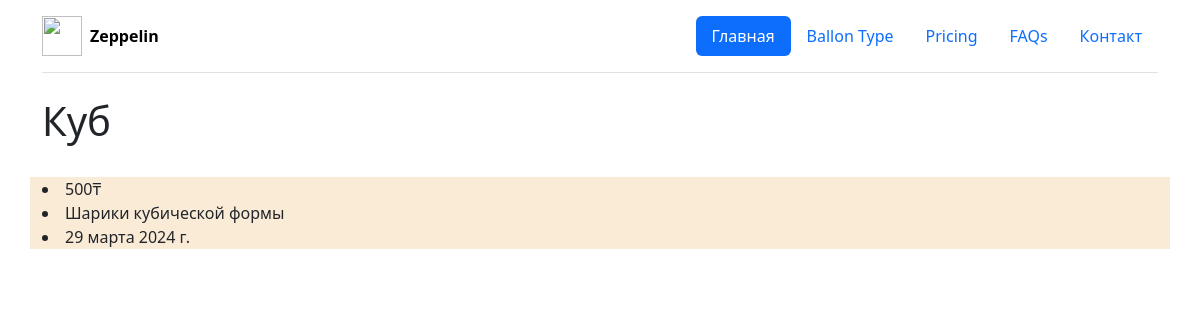
Screenshot of /type-detail/5 with the database file from the repository.
### blog/models.py (models this page shows, shortened)
class BaloonType(models.Model):
    name = models.CharField(
        max_length = 255,
        verbose_name="Название"
    )
    type_price = models.PositiveBigIntegerField(
        default=150,
        verbose_name="Цена типа шарика",
        help_text='Укажите цену для этого типа шарика'
    )
    created_at = models.DateField(
        auto_now_add=True,
        verbose_name = "Дата создания",
        help_text = "Дата и время создания записи"
    )
    description = models.CharField(
        max_length = 700,
        null=True,
        verbose_name="Описание данного типа шариков",
        help_text = "Опишите данный тип шаров"
    )
    class Meta:
        verbose_name="Тип шарика"
        verbose_name_plural = "Тип шариков"
        ordering = ["-created_at"]

### blog/views.py (the view)
# urls.py: path("type-detail/<int:pk>", types_detail, name="type-detail")
def types_detail(request, pk):
    type_ballon = BaloonType.objects.get(id=pk)
    context = {
        'baloon':type_ballon
    }
    return render(request,'type_detail.html', context)

### templates/type_detail.html (shortened to what this page needs)
{% extends 'base.html'%}
{% block content %}
<div class="container">
    <h1>{{baloon.name}}</h1>
    <br>
</div>
<div class="container" style="background-color: antiquewhite;">
    <div class="row mb-3">
        <li>{{baloon.type_price}}₸</li>
       {%if baloon.description %}
        <li>{{baloon.description}}</li>
       {% endif %}
        <li>{{baloon.created_at}}</li>
    </div>
</div>
{% endblock %}

### rows the page displays
BaloonType: name "Куб", type_price "500", description "Шарики кубической формы", created_at "29 марта 2024 г."
